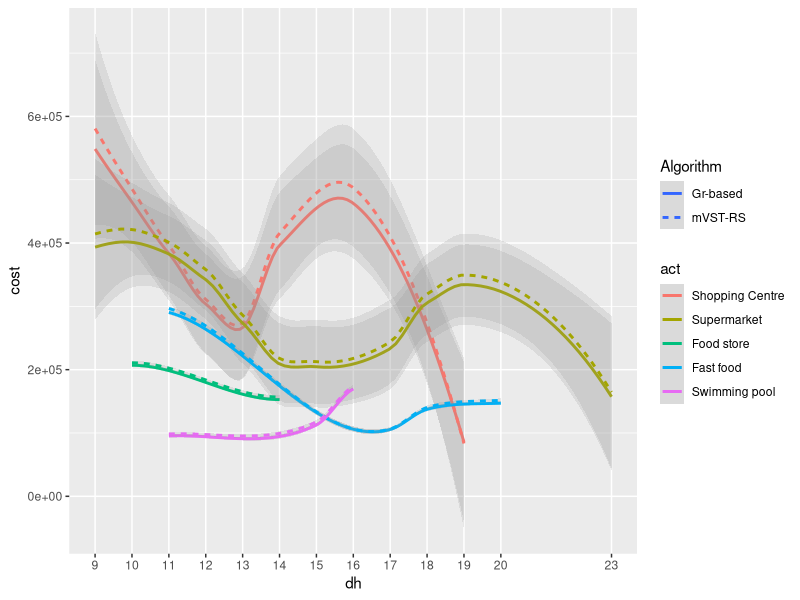

R code for this plot: (Note: this script raises an error after producing the figure.)
setwd("C:/Users/oscarcg/Dropbox/Education/Unimelb PhD/code/Experiments/files/")

library(ggplot2)

mrb <- read.csv("80 POIs/maribyrnong_3.csv", header = FALSE)
names(mrb) <- c("sa3_code", "dh", "act", "cost", "gr", "avg_dr", "num_cars", "avg_or", "e_time", "id", "Algorithm", "hs_size", "u", "p", "n_size")
mrb$act <- factor(mrb$act, labels = c("Shopping Centre", "Supermarket", "Food store", "Fast food", "Convenience store", "Pub or bar", "Swimming pool"))
mrb[mrb$gr > 10, "gr"] <- NA

p_c <- ggplot(mrb, aes(x=dh, y=cost, colour=act, linetype=Algorithm))
#p_c <- p_c + geom_point(alpha=.3, size=2)
p_c <- p_c + geom_smooth(alpha=.2, size=1)
p_c <- p_c + scale_x_continuous(minor_breaks = c(), breaks = c(7, 8, 9, 10, 11, 12, 13, 14, 15, 16, 17, 18, 19, 20, 23))
p_c <- p_c + my_theme()
p_c <- p_c + labs(x="Departure hour", y="Cost", colour="Activity")
p_c

p_g <- ggplot(mrb, aes(x=dh, y=gr, colour=act, linetype=Algorithm))
p_g <- p_g + geom_point(alpha=.3, size=2)
p_g <- p_g + geom_smooth(alpha=.2, size=1)
p_g <- p_g + scale_x_continuous(minor_breaks = c(), breaks = c(7, 8, 9, 10, 11, 12, 13, 14, 15, 16, 17, 18, 19, 20, 23))
p_g <- p_g + my_theme()
p_g <- p_g + labs(x="Departure hour", y="Gain ratio", colour="Activity")

p_t <- ggplot(mrb, aes(x=dh, y=e_time, colour=act, linetype=Algorithm))
#p_t <- p_t + geom_point(alpha=.3, size=2)
p_t <- p_t + geom_smooth(alpha=.2, size=1)
p_t <- p_t + scale_x_continuous(minor_breaks = c(), breaks = c(7, 8, 9, 10, 11, 12, 13, 14, 15, 16, 17, 18, 19, 20, 23))
p_t <- p_t + my_theme()
p_t <- p_t + labs(x="Departure hour", y="Processing time (s)", colour="Activity")
p_t

p_d <- ggplot(mrb, aes(x=dh, y=avg_dr, colour=act, linetype=Algorithm))
p_d <- p_d + geom_point(alpha=.3, size=2)
p_d <- p_d + geom_smooth(alpha=.2, size=1)
p_d <- p_d + scale_x_continuous(minor_breaks = c(), breaks = c(7, 8, 9, 10, 11, 12, 13, 14, 15, 16, 17, 18, 19, 20, 23))
p_d <- p_d + my_theme()
p_d <- p_d + labs(x="Departure hour", y="Avg. detour ratio", colour="Activity")

p_nc <- ggplot(mrb, aes(x=dh, y=num_cars, colour=act, linetype=Algorithm))
p_nc <- p_nc + geom_point(alpha=.3, size=2)
p_nc <- p_nc + geom_smooth(alpha=.2, size=1)
p_nc <- p_nc + scale_x_continuous(minor_breaks = c(), breaks = c(7, 8, 9, 10, 11, 12, 13, 14, 15, 16, 17, 18, 19, 20, 23))
p_nc <- p_nc + my_theme()
p_nc <- p_nc + labs(x="Departure hour", y="# Cars", colour="Activity")

p_o <- ggplot(mrb, aes(x=dh, y=avg_or, colour=act, linetype=Algorithm))
p_o <- p_o + geom_point(alpha=.3, size=2)
p_o <- p_o + geom_smooth(alpha=.2, size=1)
p_o <- p_o + scale_x_continuous(minor_breaks = c(), breaks = c(7, 8, 9, 10, 11, 12, 13, 14, 15, 16, 17, 18, 19, 20, 23))
p_o <- p_o + my_theme()
p_o <- p_o + labs(x="Departure hour", y="Avg. occupancy ratio", colour="Activity")

multiplot(p_c, p_g, p_t, cols=1)
multiplot(p_d, p_nc, p_o, cols=1)


# To see number of users
with(mrb, tapply(u, list(dh, act), mean))

p <- ggplot(mrb, aes(x=dh, y=u, colour=act))
#p <- p + geom_smooth(alpha=.2, size=1)
p <- p + stat_summary(fun.y = "mean", geom = "smooth")
p <- p + scale_x_continuous(minor_breaks = c(), breaks = c(7, 8, 9, 10, 11, 12, 13, 14, 15, 16, 17, 18, 19, 20, 23))
p <- p + my_theme()
p <- p + labs(x="# Departure hour", y="Avg. number of users", colour="Activity")



# To study frequency of most used meeting points between two methods: meet anywhere vs hot-spots only
mrb_wh_v_woh <- read.csv("maribyrnong/results_24May2017_193731.csv", header = FALSE)
names(mrb_wh_v_woh) <- c("ord", "hotspot_use", "sa3_code", "dh", "act", "cost", "gr", "avg_dr", "num_cars", "avg_or", "e_time", "hs_size", "u", "p", "n_size")
mrb_wh_v_woh$act <- factor(mrb_wh_v_woh$act, labels = c("Shopping Centre", "Supermarket", "Food store", "Fast food", "Convenience store", "Pub or bar", "Swimming pool"))
mrb_wh_v_woh[mrb_wh_v_woh$gr > 10, "gr"] <- NA
mrb_wh_v_woh$sample <- rep(1:170, each=2)

lsv <- read.csv("maribyrnong/lsv_24May2017_193731.csv", header = FALSE)
names(lsv) <- c("ord", "sv", "t", "dist")

merged <- merge(mrb_wh_v_woh, lsv)

library(data.table)
dt_merged <- data.table(merged)
by_sv <- dt_merged[,list(num_people=.N), by=.(act, dh, p, u, hs_size, sample, hotspot_use, sv)]
by_num_people <- by_sv[,list(freq=.N), by=.(act, dh, p, u, hs_size, sample, hotspot_use, num_people)]

library(ggplot2)
p1 <- ggplot(by_sv[act == "Supermarket" & dh == 9 & sample == 2], aes(x = num_people, fill = Algorithm))
p1 <- p1 + geom_histogram(binwidth = 1, position = "dodge")
p1

p2 <- ggplot(by_sv[act == "Shopping Centre"], aes(x = num_people, fill = hotspot_use))
p2 <- p2 + geom_histogram(binwidth = 1, position = "dodge")
p2 <- p2 + my_theme()
p2 <- p2 + labs(x="# People per meeting point", y="# Meeting points")
p2

p3 <- ggplot(by_num_people[act == "Shopping Centre" & freq > 2], aes(x = factor(num_people), y = freq, fill = hotspot_use))
p3 <- p3 + geom_boxplot()
p3 <- p3 + my_theme()
p3 <- p3 + scale_y_log10()
p3 <- p3 + labs(x="# People per meeting point", y="# Meeting points", fill="Hot-spots use")
p3

library(reshape2)
test <- dcast(by_num_people, act + dh + p + u + hs_size + sample + hotspot_use ~ num_people, fun.aggregate = sum, value.var = "freq")
test2 <- dcast(by_num_people, act + hotspot_use ~ num_people, fun.aggregate = sum, value.var = "freq")
test3 <- dcast(by_num_people, act + u + hotspot_use ~ num_people, fun.aggregate = sum, value.var = "freq")


a <- aggregate(mrb_wh_v_woh, by = list(mrb_wh_v_woh$Algorithm, mrb_wh_v_woh$act), FUN = mean)

p <- ggplot(mrb_wh_v_woh, aes(x = Algorithm, y = avg_or, fill = Algorithm))
p <- p + geom_boxplot()
p <- p + theme_light()
p <- p + facet_grid(~act)
p <- p + labs(y = "Avg. occupancy ratio")
p

p3 <- ggplot(mrb_wh_v_woh, aes(x = avg_or, y = avg_dr, colour = Algorithm))
p3 <- p3 + geom_jitter()
p3 <- p3 + theme_light()
# p3 <- p3 + facet_grid(~act)
p3




# To study the behaviour when hot spots' locations vary.
mrb_diff_h_loc <- read.csv("experiments_07JUN2016_1015.csv", header = FALSE)
names(mrb_diff_h_loc) <- c("Algorithm", "sa3_code", "dh", "act", "cost", "gr", "avg_dr", "num_cars", "avg_or", "e_time", "hs_size", "u", "p", "n_size", "sample")
mrb_diff_h_loc$act <- factor(mrb_diff_h_loc$act, labels = c("Shopping Centre", "Supermarket", "Food store", "Fast food", "Convenience store", "Pub or bar", "Restaurant or cafe", "Swimming pool"))
mrb_diff_h_loc[mrb_diff_h_loc$gr > 10, "gr"] <- NA

p <- ggplot(subset(mrb_diff_h_loc, subset = act != "Restaurant or cafe"), aes(x = Algorithm, y = avg_or, fill = Algorithm))
p <- p + geom_boxplot()
p <- p + theme_light()
p <- p + facet_grid(~act)
p <- p + labs(y = "Avg. occupancy ratio")
p


# To study change in gap when awareness changes.
mrb_awareness <- read.csv("results_26Jun2017_021821.csv", header = FALSE)
names(mrb_awareness) <- c("ord", "Placement", "hotspot_use", "sa3_code", "dh", "act", "cost", "gr", "avg_dr", "num_cars", "avg_or", "avg_oc", "e_time", "hs_size", "u", "p", "n_size", "sample")
mrb_awareness$act <- factor(mrb_awareness$act, labels = c("Shopping Centre", "Supermarket", "Food store", "Fast food", "Convenience store", "Pub or bar", "Restaurant or cafe", "Swimming pool"))
mrb_awareness$sample <- factor(mrb_awareness$sample)
mrb_awareness[mrb_awareness$gr > 10, "gr"] <- NA

temp <- data.table(mrb_awareness)

p <- ggplot(data = temp[act == "Shopping Centre"], mapping = aes(x = hotspot_use, y = avg_oc, colour = Placement))
p <- p + geom_smooth(alpha=.2, size=1)
p <- p + scale_x_continuous(breaks = c(0.1, 0.2, 0.3, 0.4, 0.5, 0.6, 0.7, 0.8, 0.9, 1.0), labels=c("10%", "20%", "30%", "40%", "50%", "60%", "70%", "80%", "90%", "100%"))
p <- p + my_theme()
p <- p + labs(x="Hot-spot use", y="Avg. occupancy ratio")
p


p <- ggplot(data = temp[act == "Food store"], mapping = aes(x = hotspot_use, y = avg_oc, colour = Placement))
p <- p + geom_smooth(alpha=.2, size=1)
p <- p + scale_x_continuous(breaks = c(0.1, 0.2, 0.3, 0.4, 0.5, 0.6, 0.7, 0.8, 0.9, 1.0), labels=c("10%", "20%", "30%", "40%", "50%", "60%", "70%", "80%", "90%", "100%"))
p <- p + my_theme()
p <- p + labs(x="Hot-spot use", y="Avg. occupancy ratio")
p


ggplot(data = temp[act == "Supermarket" & dh == 9 & sample == 0], mapping = aes(x = awareness, y = avg_oc, colour = Algorithm)) + geom_line()

ggplot(data = temp[Algorithm == "original"], mapping = aes(x = factor(dh), y = avg_oc)) + geom_boxplot() + facet_grid(.~act, scales = "free")
ggplot(data = temp[Algorithm == "random"], mapping = aes(x = factor(dh), y = avg_oc)) + geom_boxplot() + facet_grid(.~act, scales = "free")
ggplot(data = temp[Algorithm == "clustered"], mapping = aes(x = factor(dh), y = avg_oc)) + geom_boxplot() + facet_grid(.~act, scales = "free")

ggplot(data = temp[Algorithm == "original" & awareness == 0], mapping = aes(x = factor(dh), y = avg_oc)) + geom_boxplot() + facet_grid(.~act, scales = "free")
ggplot(data = temp[Algorithm == "original" & awareness == 1], mapping = aes(x = factor(dh), y = avg_oc)) + geom_boxplot() + facet_grid(.~act, scales = "free")
